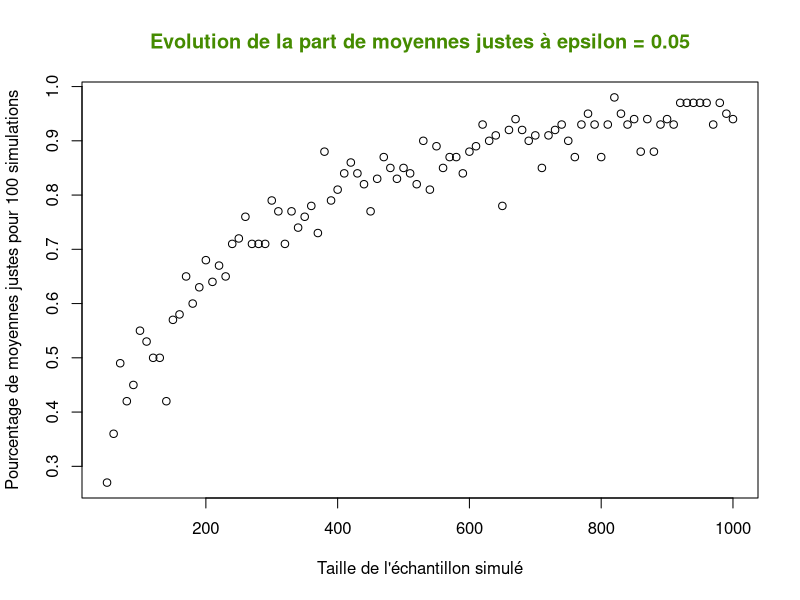
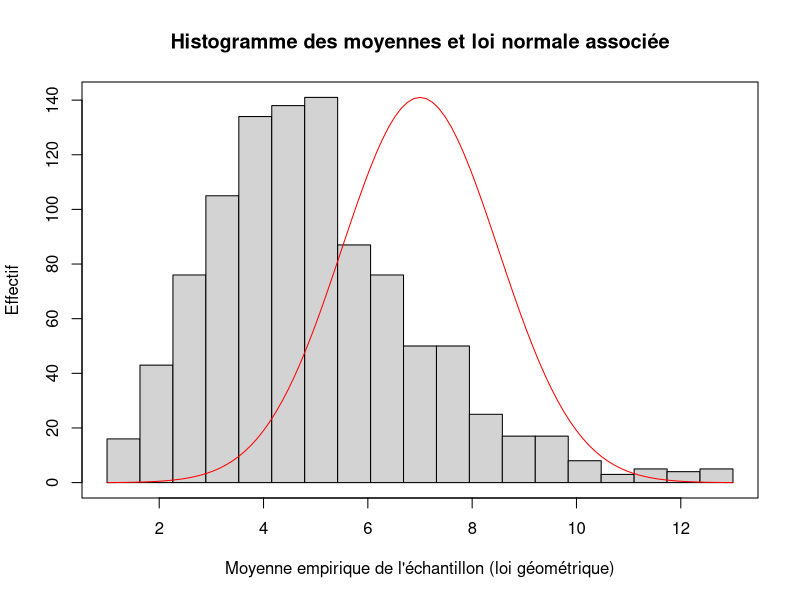
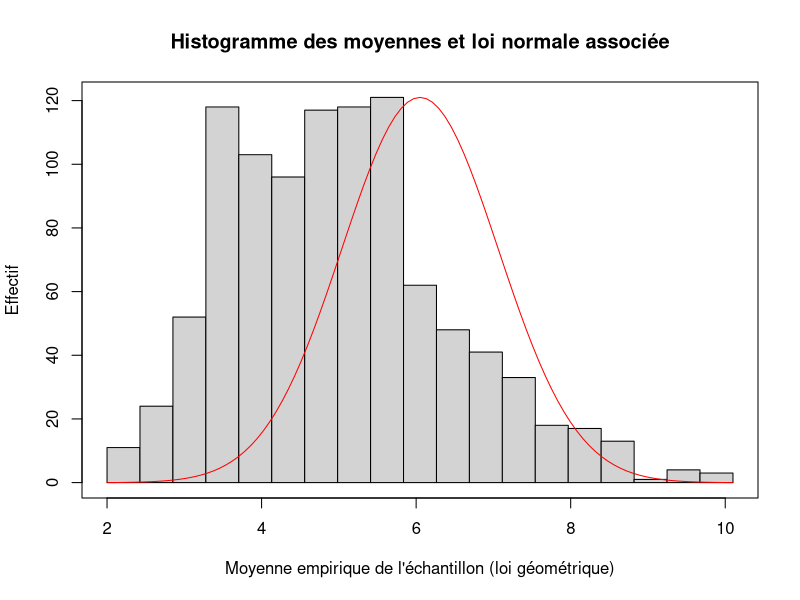
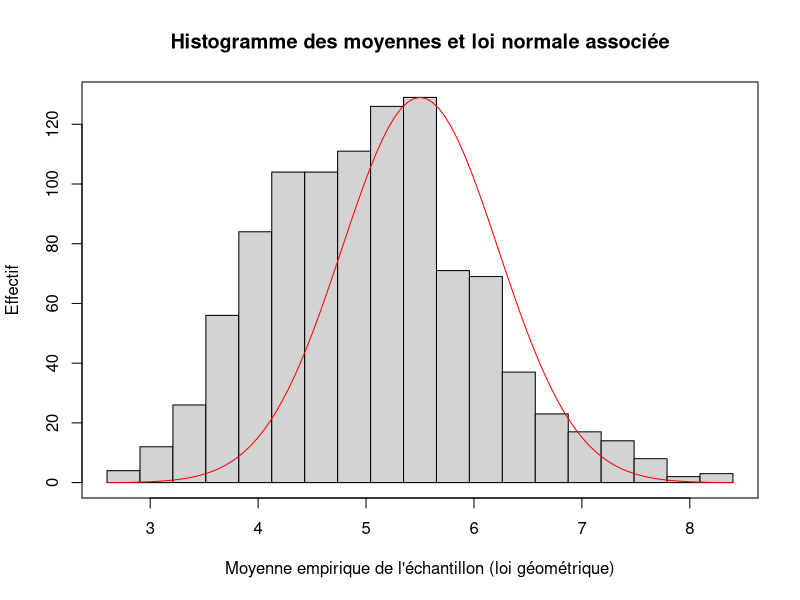
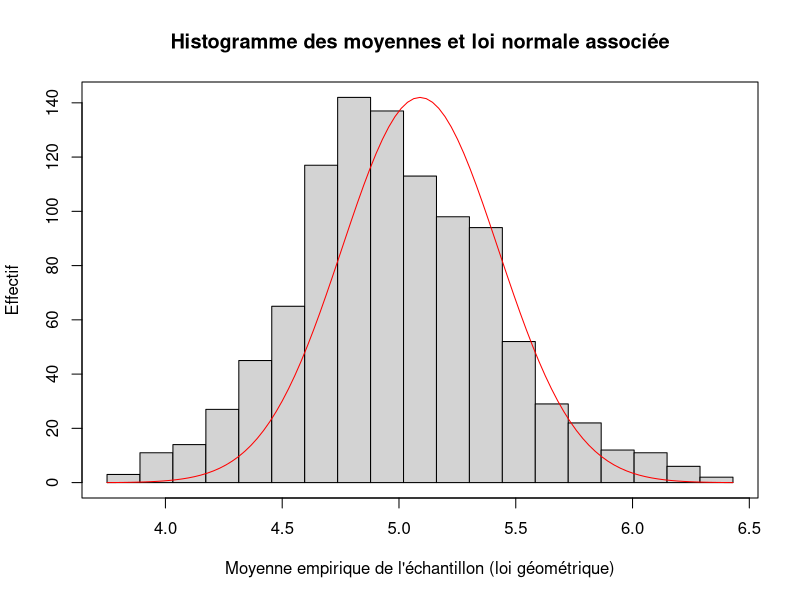
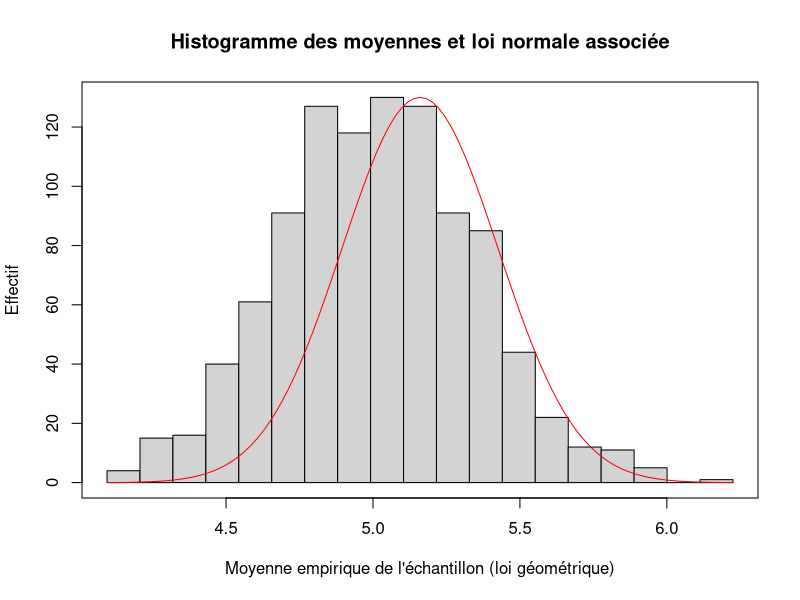
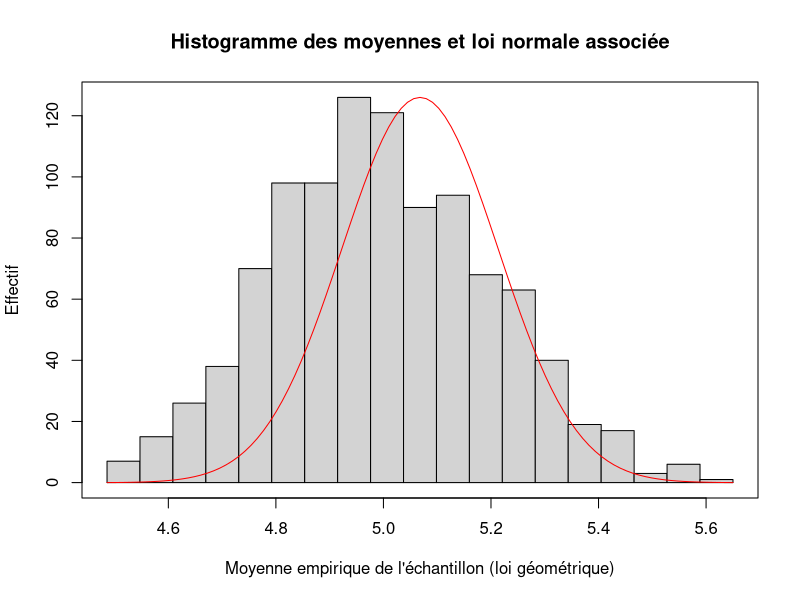
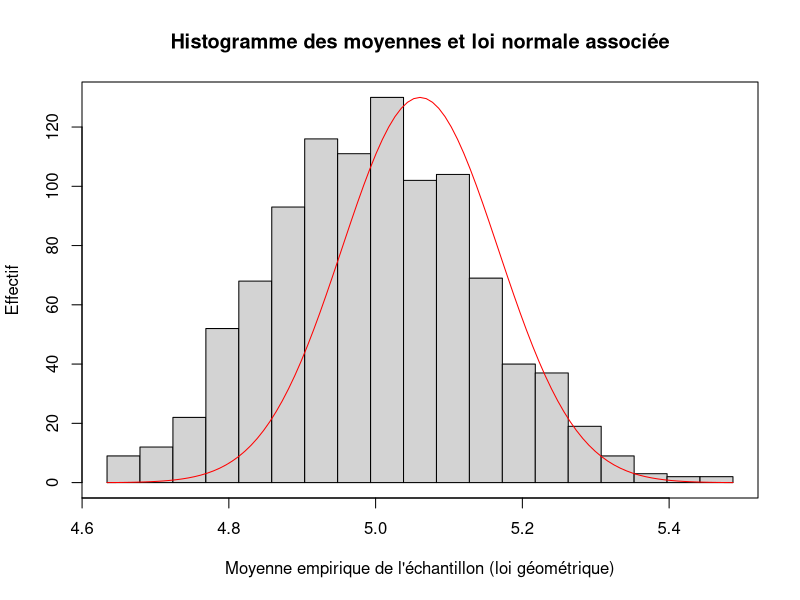

These figures' R source, in order: (Note: this script raises an error after producing the figures.)
# Exercice 3

# Fonction simulant m échantillons de taille n de la loi géométrique de paramètre p

simule_geometriques <- function(m,n,p)
{
  # On créée un vecteur contenant les m échantillons
  echantillons <- matrix(nrow = m, ncol = n)
  
  for (k in (1:m))
  {
    # rgeom(n,p) simule un échantillon de taille n d'une variable aléatoire Y 
    # telle que Y+1 suit une loi géométrique de paramètre p
    y = rgeom(n,p)
    echantillons[k,] <- y+1
  }

  echantillons
}

#Q1 - Vérification des intervalles de confiance

# Fonction évaluant l'intervalle de confiance asymptotique de seuil alpha
# pour une échantillon donné suivant une loi géométrique

intervalle <- function(echantillon, alpha)
{
  n <- length(echantillon)
  # On évalue la moyenne empirique de l'echantillon et on en déduit une estimation du paramètre
  # de la loi que suivent les variables aléatoires
  Xn <- mean(echantillon)
  Pn <- 1/Xn
  # On calcule les valeurs nécessaires à l'évaluation de l'intervalle
  Ua <- qnorm(1 - alpha/2)
  inter <- Ua*sqrt((Xn-1)/(n*(Xn^3)))
  # On évalue l'intervalle
  b_inf <- Pn - inter
  b_sup <- Pn + inter
  IC <- c(b_inf,b_sup)
  IC
}

# Fonction simulant m échantillons de taille n de la loi géométrique de paramètre p, et calculant
# ensuite leur intervalle de confiance de seuil alpha pour Pn obtenu via une évaluation empirique. 
# Elle affiche ensuite le taux d'intervalles de confiance contenant p sur les m calculés.
validation_intervalles <- function(m,n,p,alpha)
{
  # Simulation des m échantillons de taille n et de paramètre p
  echantillons = simule_geometriques(m,n,p)
  # Validation des intervalles
  bons_intervalles <- 0
  for (k in (1:m))
  {
    # Calcul de l'interval de confiance
    IC = intervalle(echantillons[k,],alpha)
    # Vérification de la validité de l'intervalle
    if (p >= IC[1] & p <= IC[2])
    {
      bons_intervalles <- bons_intervalles + 1
    }
  }
  taux <- bons_intervalles/m
  cat(taux*100, "% des intervalles encadrent bien le paramètre p. Pourcentage attendu : ", (1 - alpha)*100, "%")

}

validation_intervalles(10000,1000,0.8,0.05)
validation_intervalles(100,1000,0.8,0.05)
validation_intervalles(10000,10,0.8,0.05)
validation_intervalles(10000,1000,0.2,0.05)
validation_intervalles(10000,1000,0.8,0.25)


# Q2 - Vérification de la loi faible des grands nombres

# Fonction simulant m échantillons de taille n de la loi géométrique de paramètre p, et calculant
# ensuite leur moyenne empirique. Elle affiche ensuite si le nombre de moyennes empiriques ayant 
# un écart inférieur à e avec l'espérance

validation_grands_nombres <- function(m,n,p,e)
{
  # Simulation des m échantillons de taille n et de paramètre p
  echantillons <- simule_geometriques(m,n,p)
  # Validation des moyennes empiriques
  esperance <- 1/p
  moyennes_justes <- 0
  for (k in (1:m))
  {
    moyenne_empirique = mean(echantillons[k,])
    if (abs(moyenne_empirique - esperance) < e)
    {
      moyennes_justes <- moyennes_justes + 1
    }
  }
  cat(moyennes_justes, "échantillons (de taille",n,") sur les", m ,"simulés ont un écart entre leur espérance et leur moyenne empirique inférieur à", e, "\n")
  return(moyennes_justes / m)
}

# Execution en faisant augmenter la valeur de n
valeur = validation_grands_nombres(100,500,0.7,0.05)
valeur
validation_grands_nombres(100,1000,0.7,0.05)
validation_grands_nombres(100,5000,0.7,0.05)

graphique_2 <- function() {
  recolte = c()
  recolte_m = c()
  
  for (n in seq(50, 1000, by=10)) {
    moyennes_justes = validation_grands_nombres(100,n,0.7,0.05)
    recolte = c(recolte, moyennes_justes)
    recolte_m = c(recolte_m, n)
  }
  
  plot(recolte_m, recolte, xlab="Taille de l'échantillon simulé", ylab="Pourcentage de moyennes justes pour 100 simulations")
  title("Evolution de la part de moyennes justes à epsilon = 0.05", col.main="chartreuse4")
}

graphique_2()
# On peut conclure de ces résultats que la moyenne empirique se rapproche bien de l'espérance
# quand n augmente, ce qui confirme le résultat de la loi faible des grands nombre

# Q3 - Validation du théorème central limite

validation_theoreme_central <- function(m,n,p)
{
  # Simulation des m échantillons de taille n et de paramètre p
  echantillons <- simule_geometriques(m,n,p)
  # Calcul des moyennes empiriques
  moyennes <- matrix(0,1,m)
  moy <- 1/p
  std <- sqrt(1-p)/p
  for (k in (1:m))
  {
    moyennes[k] <- mean(echantillons[k,])
  }
  # Affichage de l'histogramme à classes des moyennes empiriques ainsi que de la loi normale associée
  min <- min(moyennes)
  max <- max(moyennes)
  brk <- seq(min,max,length = 20)
  hist(moyennes,xlab = "", ylab = "Effectif", breaks = brk, main = "Histogramme des moyennes et loi normale associée")
  par(new=TRUE)
  plot(function(x) dnorm(x,moy,std),  moy-4*std, moy+4*std,xlab="Moyenne empirique de l'échantillon (loi géométrique)",ylab="",main = "",xaxt="n", yaxt="n", col = "red")
}

validation_theoreme_central(1000,5,0.2)
validation_theoreme_central(1000,10,0.2)
validation_theoreme_central(1000,20,0.2)
validation_theoreme_central(1000,100,0.2)
validation_theoreme_central(1000,200,0.2)
validation_theoreme_central(1000,500,0.2)
validation_theoreme_central(1000,1000,0.2)
validation_theoreme_central(1000,2000,0.2)
validation_theoreme_central(1000,5000,0.2)

# Pour un nombre d'échantillons suffisement grand (m = 1000), on voit que quand n augmente la loi de répartition
# des moyennes empiriques se rapproche d'une loi normale

# Q4 - Validation du théorème central limite

simule_BN(m,n,r,p) <- function(m,n,r,p)
  
{
  for (k in (1:m))
  {
    # rgeom(n,p) simule un échantillon de taille n d'une variable aléatoire Y 
    # telle que Y+1 suit une loi géométrique de paramètre p
    y = rnbinom(n,r,p)
    echantillons[k,] <- y+1
  }
}

echantillons
  
test_loi_BN <- function(m,n,r,p)
{
  # Simulation des m échantillons de taille n et de paramètre p
  echantillons <- simule_BN(m,n,r,p)
 
   # Calcul des estimateurs pn et rn pour chaque échantillon
  ecart_p = c()
  ecrat_r = c()
  for (k in (1:m)){
    
    Xn_k = mean(echantillons[k,])
    Sn_k = sd(echantillons[k,])
    
    #On calcule la somme des écarts à la moyenne
    
    ####### IL FAUT FAIRE LA SOMME DES ECARTS A LA MOYENNE
    ####### DANS UN CAS, ET LA SOMME DES CARRES DANS L'AUTRE
    
    ecart_p[k] = (Xn_k/(Xn_k + Sn_k)) - p
    ecart_p[k] = (Xn_k^2/(Xn_k + Sn_k)) - r
    
    }
  
  }
  
